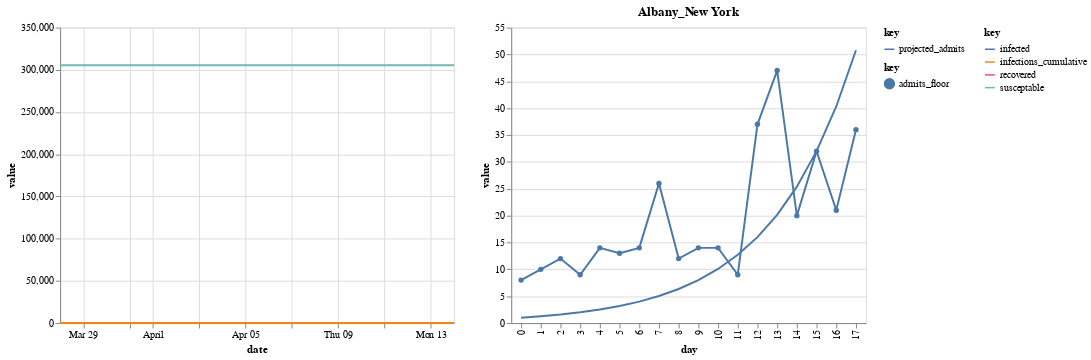

The cell this chart's notebook holds for it:
### Code cell
chart

### Figure 1 — Vega-Lite specification as saved in the notebook (floating-point values rounded to 4 significant figures)
{"config": {"view": {"continuousWidth": 400, "continuousHeight": 300}}, "hconcat": [{"data": {"name": "data-d0298e3c16894d949b06be420ae842f1"}, "mark": "line", "encoding": {"color": {"type": "nominal", "field": "key"}, "x": {"type": "temporal", "field": "date"}, "y": {"type": "quantitative", "field": "value"}}, "transform": [{"fold": ["susceptable", "infected", "recovered", "infections_cumulative"]}]}, {"layer": [{"mark": {"type": "line", "clip": true}, "encoding": {"color": {"type": "nominal", "field": "key"}, "x": {"type": "nominal", "field": "day"}, "y": {"type": "quantitative", "field": "value"}}, "title": "Albany_New York", "transform": [{"fold": ["projected_admits"]}]}, {"mark": {"type": "line", "clip": true, "point": true}, "encoding": {"color": {"type": "nominal", "field": "key"}, "x": {"type": "nominal", "field": "day"}, "y": {"type": "quantitative", "field": "value"}}, "title": "Albany_New York", "transform": [{"fold": ["admits_floor"]}]}], "data": {"name": "data-17b7347cda41040f2609730406a604e5"}, "resolve": {"scale": {"color": "independent"}}}], "$schema": "https://vega.github.io/schema/vega-lite/v4.0.2.json", "datasets": {"data-d0298e3c16894d949b06be420ae842f1": [{"date": "2020-03-28T00:00:00", "susceptable": 305500.0, "infected": 1.0, "recovered": 0.0, "infections_cumulative": 1.0, "projected_admits": 1.0}, {"date": "2020-03-29T00:00:00", "susceptable": 305500.0, "infected": 1.26, "recovered": 0.07143, "infections_cumulative": 1.331, "projected_admits": 1.26}, {"date": "2020-03-30T00:00:00", "susceptable": 305500.0, "infected": 1.587, "recovered": 0.1614, "infections_cumulative": 1.749, "projected_admits": 1.587}, {"date": "2020-03-31T00:00:00", "susceptable": 305500.0, "infected": 2.0, "recovered": 0.2748, "infections_cumulative": 2.275, "projected_admits": 2.0}, {"date": "2020-04-01T00:00:00", "susceptable": 305500.0, "infected": 2.52, "recovered": 0.4177, "infections_cumulative": 2.938, "projected_admits": 2.52}, {"date": "2020-04-02T00:00:00", "susceptable": 305500.0, "infected": 3.175, "recovered": 0.5977, "infections_cumulative": 3.772, "projected_admits": 3.175}, {"date": "2020-04-03T00:00:00", "susceptable": 305500.0, "infected": 4.0, "recovered": 0.8244, "infections_cumulative": 4.824, "projected_admits": 4.0}, {"date": "2020-04-04T00:00:00", "susceptable": 305500.0, "infected": 5.04, "recovered": 1.11, "infections_cumulative": 6.15, "projected_admits": 5.04}, {"date": "2020-04-05T00:00:00", "susceptable": 305500.0, "infected": 6.35, "recovered": 1.47, "infections_cumulative": 7.82, "projected_admits": 6.35}, {"date": "2020-04-06T00:00:00", "susceptable": 305500.0, "infected": 8.0, "recovered": 1.924, "infections_cumulative": 9.923, "projected_admits": 8.0}, {"date": "2020-04-07T00:00:00", "susceptable": 305500.0, "infected": 10.08, "recovered": 2.495, "infections_cumulative": 12.57, "projected_admits": 10.08}, {"date": "2020-04-08T00:00:00", "susceptable": 305500.0, "infected": 12.7, "recovered": 3.215, "infections_cumulative": 15.91, "projected_admits": 12.7}, {"date": "2020-04-09T00:00:00", "susceptable": 305500.0, "infected": 16.0, "recovered": 4.122, "infections_cumulative": 20.12, "projected_admits": 16.0}, {"date": "2020-04-10T00:00:00", "susceptable": 305500.0, "infected": 20.16, "recovered": 5.265, "infections_cumulative": 25.42, "projected_admits": 20.16}, {"date": "2020-04-11T00:00:00", "susceptable": 305500.0, "infected": 25.4, "recovered": 6.705, "infections_cumulative": 32.1, "projected_admits": 25.4}, {"date": "2020-04-12T00:00:00", "susceptable": 305500.0, "infected": 32.0, "recovered": 8.519, "infections_cumulative": 40.52, "projected_admits": 32.0}, {"date": "2020-04-13T00:00:00", "susceptable": 305500.0, "infected": 40.31, "recovered": 10.8, "infections_cumulative": 51.12, "projected_admits": 40.31}, {"date": "2020-04-14T00:00:00", "susceptable": 305400.0, "infected": 50.79, "recovered": 13.68, "infections_cumulative": 64.47, "projected_admits": 50.79}], "data-17b7347cda41040f2609730406a604e5": [{"date": "2020-03-28T00:00:00", "susceptable": 305500.0, "infected": 1.0, "recovered": 0.0, "infections_cumulative": 1.0, "projected_admits": 1.0, "cases": 195, "new_cases": 8, "admits": 8, "admits_floor": 8.0, "census": 107.0, "day": 0}, {"date": "2020-03-29T00:00:00", "susceptable": 305500.0, "infected": 1.26, "recovered": 0.07143, "infections_cumulative": 1.331, "projected_admits": 1.26, "cases": 205, "new_cases": 10, "admits": 10, "admits_floor": 10.0, "census": 82.0, "day": 1}, {"date": "2020-03-30T00:00:00", "susceptable": 305500.0, "infected": 1.587, "recovered": 0.1614, "infections_cumulative": 1.749, "projected_admits": 1.587, "cases": 217, "new_cases": 12, "admits": 12, "admits_floor": 12.0, "census": 90.0, "day": 2}, {"date": "2020-03-31T00:00:00", "susceptable": 305500.0, "infected": 2.0, "recovered": 0.2748, "infections_cumulative": 2.275, "projected_admits": 2.0, "cases": 226, "new_cases": 9, "admits": 9, "admits_floor": 9.0, "census": 80.0, "day": 3}, {"date": "2020-04-01T00:00:00", "susceptable": 305500.0, "infected": 2.52, "recovered": 0.4177, "infections_cumulative": 2.938, "projected_admits": 2.52, "cases": 240, "new_cases": 14, "admits": 14, "admits_floor": 14.0, "census": 88.0, "day": 4}, {"date": "2020-04-02T00:00:00", "susceptable": 305500.0, "infected": 3.175, "recovered": 0.5977, "infections_cumulative": 3.772, "projected_admits": 3.175, "cases": 253, "new_cases": 13, "admits": 13, "admits_floor": 13.0, "census": 82.0, "day": 5}, {"date": "2020-04-03T00:00:00", "susceptable": 305500.0, "infected": 4.0, "recovered": 0.8244, "infections_cumulative": 4.824, "projected_admits": 4.0, "cases": 267, "new_cases": 14, "admits": 14, "admits_floor": 14.0, "census": 80.0, "day": 6}, {"date": "2020-04-04T00:00:00", "susceptable": 305500.0, "infected": 5.04, "recovered": 1.11, "infections_cumulative": 6.15, "projected_admits": 5.04, "cases": 293, "new_cases": 26, "admits": 26, "admits_floor": 26.0, "census": 98.0, "day": 7}, {"date": "2020-04-05T00:00:00", "susceptable": 305500.0, "infected": 6.35, "recovered": 1.47, "infections_cumulative": 7.82, "projected_admits": 6.35, "cases": 305, "new_cases": 12, "admits": 12, "admits_floor": 12.0, "census": 100.0, "day": 8}, {"date": "2020-04-06T00:00:00", "susceptable": 305500.0, "infected": 8.0, "recovered": 1.924, "infections_cumulative": 9.923, "projected_admits": 8.0, "cases": 319, "new_cases": 14, "admits": 14, "admits_floor": 14.0, "census": 102.0, "day": 9}, {"date": "2020-04-07T00:00:00", "susceptable": 305500.0, "infected": 10.08, "recovered": 2.495, "infections_cumulative": 12.57, "projected_admits": 10.08, "cases": 333, "new_cases": 14, "admits": 14, "admits_floor": 14.0, "census": 107.0, "day": 10}, {"date": "2020-04-08T00:00:00", "susceptable": 305500.0, "infected": 12.7, "recovered": 3.215, "infections_cumulative": 15.91, "projected_admits": 12.7, "cases": 342, "new_cases": 9, "admits": 9, "admits_floor": 9.0, "census": 102.0, "day": 11}, {"date": "2020-04-09T00:00:00", "susceptable": 305500.0, "infected": 16.0, "recovered": 4.122, "infections_cumulative": 20.12, "projected_admits": 16.0, "cases": 379, "new_cases": 37, "admits": 37, "admits_floor": 37.0, "census": 126.0, "day": 12}, {"date": "2020-04-10T00:00:00", "susceptable": 305500.0, "infected": 20.16, "recovered": 5.265, "infections_cumulative": 25.42, "projected_admits": 20.16, "cases": 426, "new_cases": 47, "admits": 47, "admits_floor": 47.0, "census": 159.0, "day": 13}, {"date": "2020-04-11T00:00:00", "susceptable": 305500.0, "infected": 25.4, "recovered": 6.705, "infections_cumulative": 32.1, "projected_admits": 25.4, "cases": 446, "new_cases": 20, "admits": 20, "admits_floor": 20.0, "census": 153.0, "day": 14}, {"date": "2020-04-12T00:00:00", "susceptable": 305500.0, "infected": 32.0, "recovered": 8.519, "infections_cumulative": 40.52, "projected_admits": 32.0, "cases": 478, "new_cases": 32, "admits": 32, "admits_floor": 32.0, "census": 173.0, "day": 15}, {"date": "2020-04-13T00:00:00", "susceptable": 305500.0, "infected": 40.31, "recovered": 10.8, "infections_cumulative": 51.12, "projected_admits": 40.31, "cases": 499, "new_cases": 21, "admits": 21, "admits_floor": 21.0, "census": 180.0, "day": 16}, {"date": "2020-04-14T00:00:00", "susceptable": 305400.0, "infected": 50.79, "recovered": 13.68, "infections_cumulative": 64.47, "projected_admits": 50.79, "cases": 535, "new_cases": 36, "admits": 36, "admits_floor": 36.0, "census": 202.0, "day": 17}]}}
